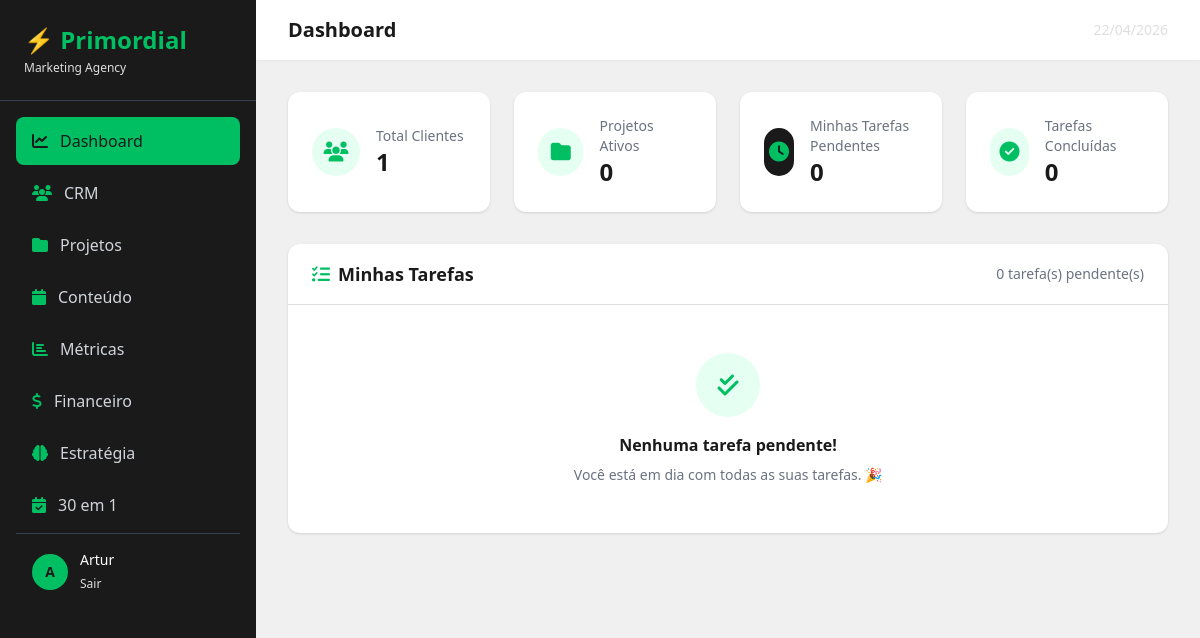
/dashboard/ (signed in), run on an earlier commit of the app's database.
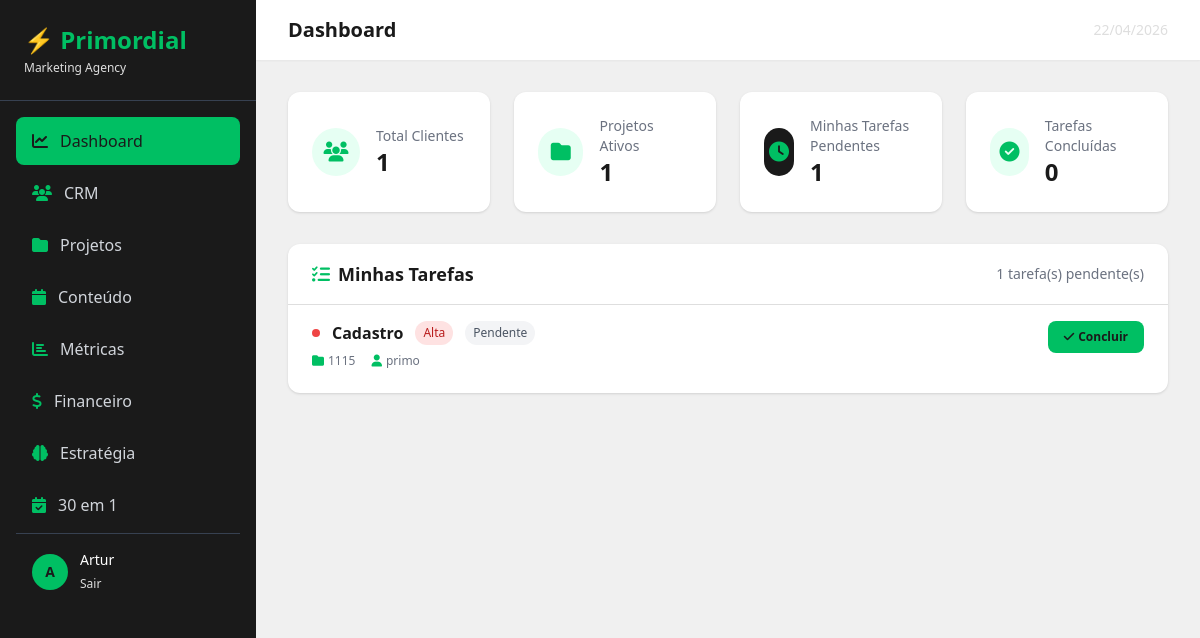
And on a later commit of the database.
### projetos/models.py (models this page shows, shortened)
class Tarefa(models.Model):
    PRIORIDADE_CHOICES = [
        ('baixa', 'Baixa'),
        ('media', 'Média'),
        ('alta', 'Alta'),
    ]
    STATUS_CHOICES = [
        ('pendente', 'Pendente'),
        ('em_andamento', 'Em Andamento'),
        ('concluida', 'Concluída'),
    ]
    projeto = models.ForeignKey(Projeto, on_delete=models.CASCADE, related_name='tarefas')
    titulo = models.CharField(max_length=200)
    descricao = models.TextField(blank=True)
    responsavel = models.ForeignKey(User, on_delete=models.SET_NULL, null=True, blank=True)
    prioridade = models.CharField(max_length=10, choices=PRIORIDADE_CHOICES, default='media')
    status = models.CharField(max_length=20, choices=STATUS_CHOICES, default='pendente')
    prazo = models.DateField(null=True, blank=True)

class Projeto(models.Model):
    STATUS_CHOICES = [
        ('planejamento', 'Planejamento'),
        ('em_andamento', 'Em Andamento'),
        ('pausado', 'Pausado'),
        ('concluido', 'Concluído'),
    ]
    nome = models.CharField(max_length=200)
    cliente = models.ForeignKey(Cliente, on_delete=models.SET_NULL, null=True, blank=True)
    descricao = models.TextField(blank=True)
    status = models.CharField(max_length=20, choices=STATUS_CHOICES, default='planejamento')
    data_inicio = models.DateField()
    data_prazo = models.DateField(null=True, blank=True)
    responsavel = models.ForeignKey(User, on_delete=models.SET_NULL, null=True, blank=True)

### crm/models.py (models this page shows, shortened)
class Cliente(models.Model):
    STATUS_CHOICES = [
        ('lead', 'Lead'),
        ('prospecto', 'Prospecto'),
        ('ativo', 'Ativo'),
        ('ouro', '⭐ Cliente Ouro'),
        ('inativo', 'Inativo'),
    ]
    SEGMENTO_CHOICES = [
        ('moda', 'Moda e Beleza'),
        ('saude', 'Saúde e Bem-estar'),
        ('alimentacao', 'Alimentação'),
        ('tecnologia', 'Tecnologia'),
        ('educacao', 'Educação'),
        ('imobiliario', 'Imobiliário'),
        ('varejo', 'Varejo'),
        ('servicos', 'Serviços'),
        ('outro', 'Outro'),
    ]
    nome = models.CharField(max_length=200)
    empresa = models.CharField(max_length=200, blank=True)
    email = models.EmailField()
    telefone = models.CharField(max_length=20, blank=True)
    status = models.CharField(max_length=20, choices=STATUS_CHOICES, default='lead')
    data_entrada = models.DateTimeField(auto_now_add=True)
    observacoes = models.TextField(blank=True)
    cpf_cnpj = models.CharField(max_length=20, blank=True)
    data_nascimento = models.DateField(null=True, blank=True)
    endereco = models.CharField(max_length=300, blank=True)
    cidade = models.CharField(max_length=100, blank=True)
    estado = models.CharField(max_length=2, blank=True)
    segmento = models.CharField(max_length=20, choices=SEGMENTO_CHOICES, blank=True)
    site = models.URLField(blank=True)
    instagram = models.CharField(max_length=100, blank=True)
    facebook = models.CharField(max_length=100, blank=True)
    linkedin = models.CharField(max_length=100, blank=True)
    tiktok = models.CharField(max_length=100, blank=True)
    briefing_completo = models.BooleanField(default=False)

### dashboard/views.py (the view)
# urls.py: path('', views.index, name='dashboard'),
@login_required
def index(request):
    hoje = timezone.now()
    mes_atual = hoje.month
    ano_atual = hoje.year
    context = {
        'total_clientes': Cliente.objects.count(),
        'projetos_ativos': Projeto.objects.filter(status='em_andamento').count(),
        'minhas_tarefas_pendentes': Tarefa.objects.filter(
            responsavel=request.user,
            status__in=['pendente', 'em_andamento']
        ).count(),
        'tarefas_concluidas_mes': Tarefa.objects.filter(
            responsavel=request.user,
            status='concluida',
        ).count(),
        'minhas_tarefas': Tarefa.objects.filter(
            responsavel=request.user,
            status__in=['pendente', 'em_andamento']
        ).order_by('-id').select_related('projeto'),
    }
    return render(request, 'dashboard/index.html', context)

### templates/dashboard/index.html (shortened to what the changed rows need)
{% extends 'base/base.html' %}
{% block page_title %}Dashboard{% endblock %}
{% block content %}
<div class="grid grid-cols-1 md:grid-cols-2 lg:grid-cols-4 gap-6 mb-8">
    <div class="bg-white rounded-xl shadow p-6 flex items-center gap-4">
        <div>
            <p class="text-gray-500 text-sm">Projetos Ativos</p>
            <p class="text-2xl font-bold" style="color:#1a1a1a">{{ projetos_ativos }}</p>
        </div>
    </div>
    <div class="bg-white rounded-xl shadow p-6 flex items-center gap-4">
        <div>
            <p class="text-gray-500 text-sm">Minhas Tarefas Pendentes</p>
            <p class="text-2xl font-bold" style="color:#1a1a1a">{{ minhas_tarefas_pendentes }}</p>
        </div>
    </div>
</div>
<div class="bg-white rounded-xl shadow">
    <div class="px-6 py-4 border-b flex items-center justify-between" style="border-color:#dedede">
        <h3 class="font-semibold text-lg" style="color:#1a1a1a">
            <i class="fas fa-tasks mr-2" style="color:#00bf63"></i>Minhas Tarefas
        </h3>
        <span class="text-sm text-gray-500">{{ minhas_tarefas.count }} tarefa(s) pendente(s)</span>
    </div>
    {% if minhas_tarefas %}
    <div class="divide-y" style="divide-color:#dedede">
        {% for tarefa in minhas_tarefas %}
        <div class="px-6 py-4">
            <div class="flex items-start justify-between gap-4">
                <div class="flex-1">
                    <div class="flex items-center gap-3 mb-2">
                        <span class="w-2 h-2 rounded-full flex-shrink-0
                            {% if tarefa.prioridade == 'alta' %}bg-red-500
                            {% elif tarefa.prioridade == 'media' %}bg-yellow-500
                            {% else %}bg-green-500{% endif %}">
                        </span>
                        <p class="font-semibold" style="color:#1a1a1a">{{ tarefa.titulo }}</p>
                        <span class="px-2 py-1 rounded-full text-xs font-medium
                            {% if tarefa.prioridade == 'alta' %}bg-red-100 text-red-700
                            {% elif tarefa.prioridade == 'media' %}bg-yellow-100 text-yellow-700
                            {% else %}bg-green-100 text-green-700{% endif %}">
                            {{ tarefa.get_prioridade_display }}
                        </span>
                        <span class="px-2 py-1 rounded-full text-xs font-medium
                            {% if tarefa.status == 'em_andamento' %}bg-blue-100 text-blue-700
                            {% else %}bg-gray-100 text-gray-600{% endif %}">
                            {{ tarefa.get_status_display }}
                        </span>
                    </div>
                    <div class="flex items-center gap-4 text-xs text-gray-500 mb-2">
                        <span><i class="fas fa-folder mr-1" style="color:#00bf63"></i>{{ tarefa.projeto.nome }}</span>
                        {% if tarefa.projeto.cliente %}
                        <span><i class="fas fa-user mr-1" style="color:#00bf63"></i>{{ tarefa.projeto.cliente.nome }}</span>
                        {% endif %}
                    </div>
                </div>
                <div class="flex items-center gap-2 flex-shrink-0">
                    <form method="post" action="{% url 'concluir_tarefa_dashboard' tarefa.pk %}">
                        <button type="submit"
                            class="text-xs font-bold px-4 py-2 rounded-lg transition"
                            style="background-color:#00bf63; color:#1a1a1a"
                            onclick="return confirm('Marcar tarefa como concluída?')">
                            <i class="fas fa-check mr-1"></i>Concluir
                        </button>
                    </form>
                </div>
            </div>
        </div>
        {% endfor %}
    </div>
    {% else %}
    <div class="px-6 py-12 text-center">
        <div class="w-16 h-16 rounded-full flex items-center justify-center mx-auto mb-4" style="background-color:#e6fff3">
            <i class="fas fa-check-double text-2xl" style="color:#00bf63"></i>
        </div>
        <h3 class="font-semibold mb-2" style="color:#1a1a1a">Nenhuma tarefa pendente!</h3>
        <p class="text-gray-500 text-sm">Você está em dia com todas as suas tarefas. 🎉</p>
    </div>
    {% endif %}
</div>
{% endblock %}

What changed in the data, as far as the page shows it:
added Tarefa: titulo "Cadastro", prioridade "Alta", status "Pendente", projeto.nome "1115", projeto.cliente.nome "primo"
Also different on the page:
{{ projetos_ativos }}: "0" → "1"
{{ minhas_tarefas_pendentes }}: "0" → "1"
{{ minhas_tarefas.count }}: "0" → "1"
text no longer shown: "Nenhuma tarefa pendente! Você está em dia com todas as suas tarefas. 🎉"
